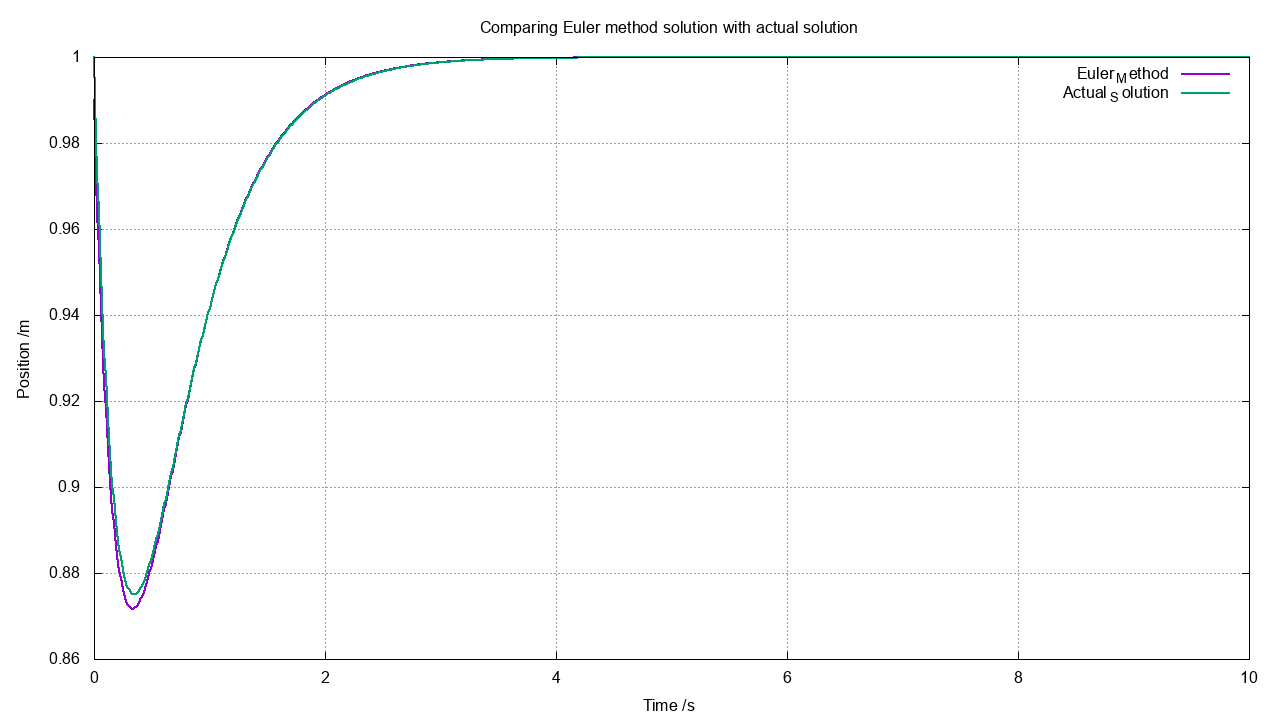

gnuplot code for this plot:
set xlabel "Time /s"
set ylabel "Position /m"
set title "Comparing Euler method solution with actual solution"
set grid

set terminal wxt background '#00222222'
plot "ODE1.dat" u 1:(column("Euler_Method")) w l lw 2, "" u 1:(column("Actual_Solution")) w l lw 2 

set terminal png size 1280,720
set output "ODE1.png"
plot "ODE1.dat" u 1:(column("Euler_Method")) w l lw 2, "" u 1:(column("Actual_Solution")) w l lw 2 

set terminal wxt
